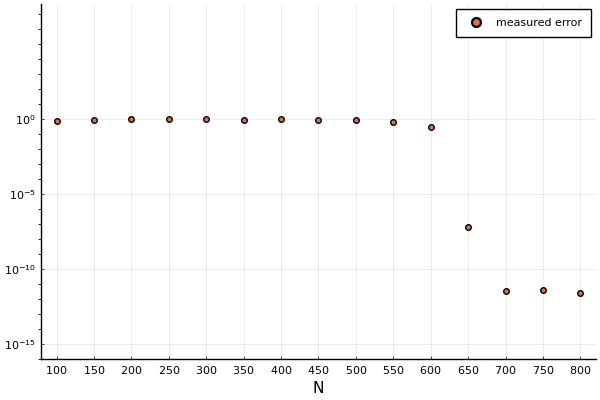

Recreate this plot in Julia.
using ApproximatingMapsBetweenLinearSpaces
using Plots; pyplot()

using TensorToolbox
import ApproximatingMapsBetweenLinearSpaces: approximate_scalar
using PyCall: (pyimport); teneva = pyimport("teneva")

function TTsvd_incomplete(#={{{=#
    G::Function, # :: N x ... x N -> R
    valence::Vector{Int64};
    reqrank::Int64=10, # TODO: If I rewrite this, make reqrank a tuple of Ints
    kwargs...
    )::TTtensor

    Is, idx, idx_many = teneva.sample_tt(valence, r=reqrank)
    Gs = [G(collect(I)) for I in eachrow(Is)]
    return TTtensor(teneva.svd_incomplete(Is, Gs, idx, idx_many, r=reqrank; kwargs...))
end#=}}}=#

function approximate_scalar(#={{{=#
    m::Int64,
    g::Function,
    ::typeof(TTsvd_incomplete);
    univariate_scheme::UnivariateApproximationScheme=chebfun(20),
    tolerance=1e-12,
    kwargs...
    )::Function

    sample_points = univariate_scheme.sample_points
    univariate_approximate = univariate_scheme.approximate

    G(I::Vector{Int64})::Float64 = g([sample_points[i + 1] for i in I])
    valence = repeat([length(sample_points)], m)
    G_decomposed::TTtensor = TTsvd_incomplete(G, valence; e=tolerance, kwargs...)
    Cs::Vector{Array{Float64, 3}} = G_decomposed.cores

    cs::Vector{Array{Function, 3}} = Vector{Array{Function, 3}}(undef, m)
    for i in 1:m
        cs[i] = mapslices(
            univariate_approximate,
            Cs[i];
            dims=2
            )
    end

    function g_approx(
        x::Vector{Float64}
        )::Float64
        @assert(length(x) == m)
    
        return only(full(TTtensor(
            [map(f -> f(t), c) for (c, t) in zip(cs, x)]
            )))
    end

    return g_approx
end#=}}}=#

m=7
Ns=100:50:800

# Griewank
function g(x_)#={{{=#
    d = length(x_)
    x = x_ * 600.0
    
    return (
        sum([xi^2 / 4000.0 for xi in x])
        - prod([cos(x[i] / sqrt(i)) for i in 1:d])
        + 1
        )
end#=}}}=#

V(nu) = (600.0)^(nu + 1) # Bound for |(d/dxi)^n g(x)|
Lambda(N) = (2 / pi) * log(N + 1) + 1 # Chebyshev interpolation operator norm
b(N) = minimum([ # Bound for |g - ghat|
    4 * V(nu) * (Lambda(N)^m - 1) / (pi * nu * big(N - nu)^nu * (Lambda(N) - 1))
    for nu in 1:(N - 1)])

# Loop over nbr of interpolation points
es = [NaN for _ in Ns]
bs = [NaN for _ in Ns]
for (i, N) = enumerate(Ns)
    local ghat = approximate_scalar(
        m,
        g;
        univariate_scheme=chebyshev(N),
        decomposition_method=TTsvd_incomplete,
        # eps_rel=1e-15
        )

    # e = max(|g - ghat|)
    es[i] = maximum([
        abs(g(x) - ghat(x))
        for x in [2 * rand(m) .- 1.0 for _ in 1:1000]])
    bs[i] = b(N)
end

p = plot(;
    xlabel="N",
    xticks=Ns,
    yaxis=:log,
    ylims=(1e-16, 2 * maximum([es..., bs...])),
    yticks=([1e0, 1e-5, 1e-10, 1e-15]),
    legend=:topright,
    )
# plot!(p, Ns, bs; label="error bound") Incomplete tensor decomposition => no error bounds
scatter!(p, Ns, es; label="measured error", color=2)

# To save figure and data to file:
using CSV
using DataFrames: DataFrame
savefig("Example6.png")
CSV.write("Example6.csv", DataFrame([:Ns => Ns, :es => es, :bs => bs]))
